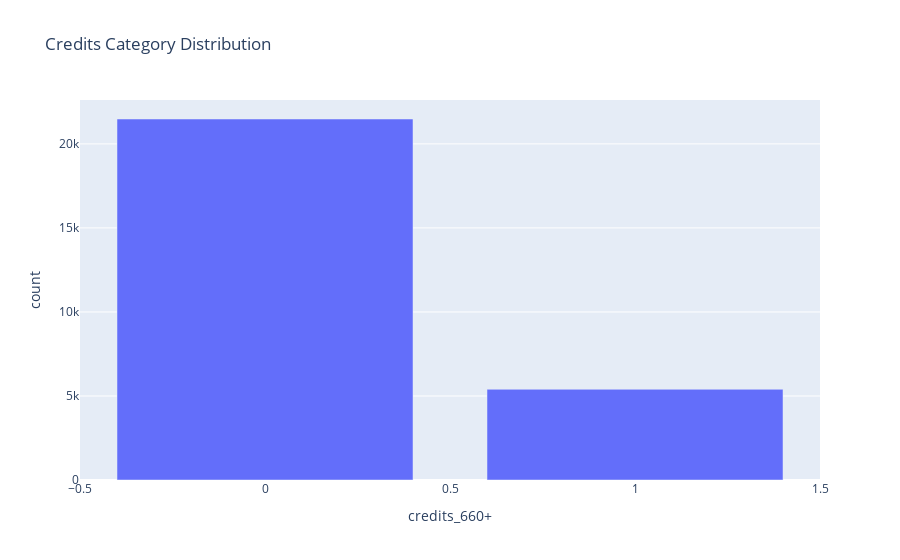

The code cell stored with this chart in its notebook:
### Code cell
def get_split_values(df_merge_full, value:int):
    col_name = f'credits_{value}+'
    df_modeling = df_merge_full.drop(columns=['id', 'changed_at', 'user', 'batch', 'state', 'user_id'])
    df_modeling[col_name] = (df_modeling['credits'] > value).astype(int)
    df_modeling = df_modeling.drop(columns=['credits'])

    fig = px.bar(pd.DataFrame(df_modeling[col_name].value_counts().reset_index()), x=col_name, y='count', title='Credits Category Distribution')
    fig.show()
    
    df_modeling = df_modeling[df_modeling[col_name].isnull()==False] # clean data from null values
    return df_modeling, col_name

df_modeling, colname = get_split_values(df_merge_ml, 660)

### Figure 1 — Plotly figure (JSON) as saved in the notebook; plotly's stock layout.template omitted (floating-point values rounded to 4 significant figures)
{"data": [{"hovertemplate": "credits_660+=%{x}<br>count=%{y}<extra></extra>", "legendgroup": "", "marker": {"color": "#636efa", "pattern": {"shape": ""}}, "name": "", "orientation": "v", "showlegend": false, "textposition": "auto", "type": "bar", "x": [0, 1], "xaxis": "x", "y": [21482, 5397], "yaxis": "y"}], "layout": {"barmode": "relative", "legend": {"tracegroupgap": 0}, "title": {"text": "Credits Category Distribution"}, "xaxis": {"anchor": "y", "domain": [0, 1], "title": {"text": "credits_660+"}}, "yaxis": {"anchor": "x", "domain": [0, 1], "title": {"text": "count"}}}}
